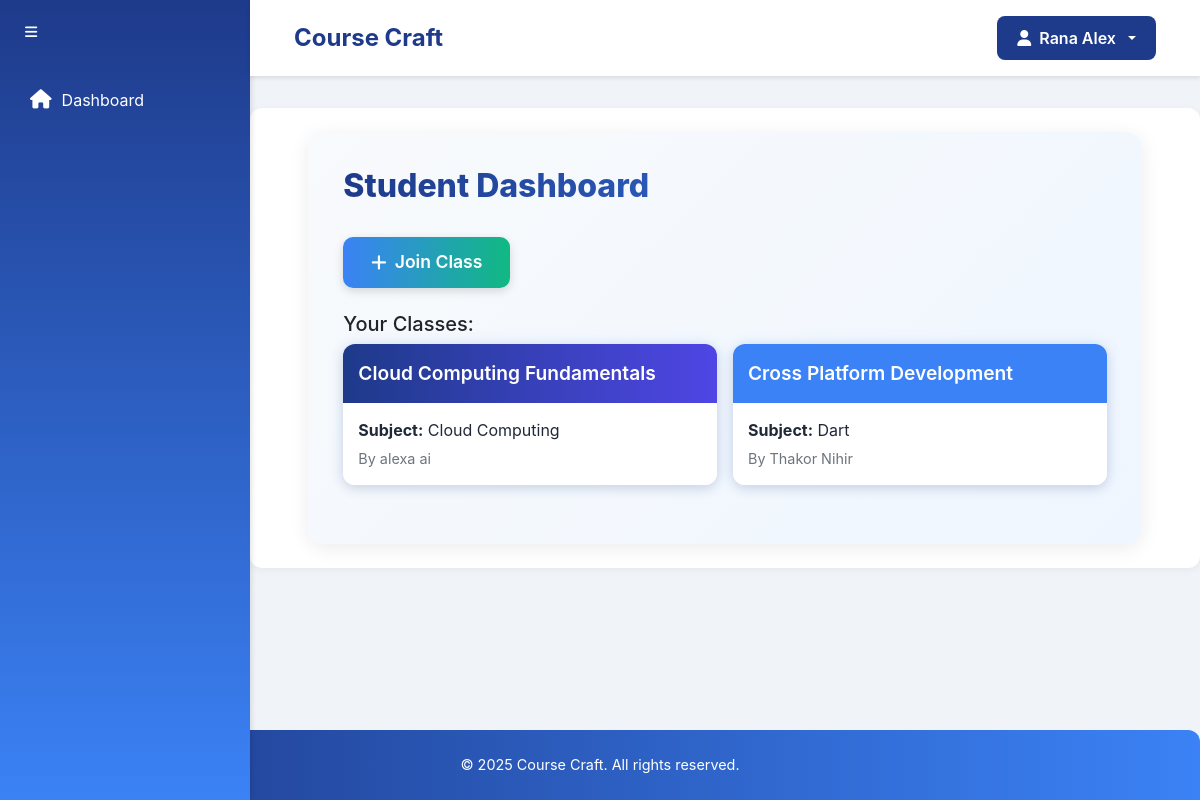
Page /student/dashboard/ (signed in) on the committed database.
### account/models.py (models this page shows, shortened)
class User(AbstractBaseUser, PermissionsMixin):
    username = models.CharField(max_length=150, unique=True)
    full_name = models.CharField(max_length=255)
    date_of_birth = models.DateField()
    email = models.EmailField(unique=True)
    is_teacher = models.IntegerField(default=0)  # 0 for student, 1 for teacher
    created_at = models.DateTimeField(default=timezone.now)
    is_active = models.BooleanField(default=True)
    is_staff = models.BooleanField(default=False)
    objects = UserManager()
    USERNAME_FIELD = 'username'
    REQUIRED_FIELDS = ['email', 'full_name', 'date_of_birth']

### student/models.py (models this page shows, shortened)
class StudentClassroom(models.Model):
    student = models.ForeignKey(settings.AUTH_USER_MODEL, on_delete=models.CASCADE)
    joined_class = models.ForeignKey(Classroom, on_delete=models.CASCADE)
    joined_at = models.DateTimeField(auto_now_add=True)
    class Meta:
        unique_together = ('student', 'joined_class')

### teacher/models.py (models this page shows, shortened)
class Classroom(models.Model):
    class_name = models.CharField(max_length=100)
    subject = models.CharField(max_length=100)
    class_key = models.CharField(max_length=10, unique=True)
    description = models.TextField(blank=True)
    teacher = models.ForeignKey(User, on_delete=models.CASCADE, related_name='classes')
    created_at = models.DateTimeField(auto_now_add=True)

### student/views.py (the view, shortened to what this page needs)
# urls.py: path('dashboard/', views.dashboard, name='dashboard'),
@login_required
def dashboard(request):
    if request.user.is_teacher:
        return redirect('teacher:dashboard')
    joined_classes = StudentClassroom.objects.filter(student=request.user)
    return render(request, 'student/dashboard.html', {'joined_classes': joined_classes})

### templates/student/dashboard.html (shortened to what this page needs)
{% extends 'student/base.html' %}
{% block content %}
<div class="dashboard-container">
    <h2 class="dashboard-header">Student Dashboard</h2>
    <button class="btn join-class-btn" data-bs-toggle="modal" data-bs-target="#joinClassModal">
        <i class="fas fa-plus"></i> Join Class
    </button>
    <div class="mt-4">
        <h5>Your Classes:</h5>
        <div class="row row-cols-2 g-3">
            {% for c in joined_classes %}
            <div class="col">
                <a href="{% url 'student:view_class' c.joined_class.id %}" class="text-decoration-none">
                    <div class="class-card">
                        <div class="class-card-header class-color-{% cycle '1' '2' '3' '4' '5' '6' %}">
                            {{ c.joined_class.class_name }}
                        </div>
                        <div class="class-card-body">
                            <p class="mb-1"><strong>Subject:</strong> {{ c.joined_class.subject }}</p>
                            <small>By {{ c.joined_class.teacher.full_name }}</small>
                        </div>
                    </div>
                </a>
            </div>
            {% empty %}
            <p class="text-muted">You haven't joined any classes yet.</p>
            {% endfor %}
        </div>
    </div>
</div>
{% endblock %}

### templates/student/base.html (shortened to what this page needs)
<!DOCTYPE html>
<html lang="en">
<head>
    <link href="https://cdn.jsdelivr.net/npm/bootstrap@5.3.3/dist/css/bootstrap.min.css" rel="stylesheet">
    <link href="https://cdnjs.cloudflare.com/ajax/libs/font-awesome/6.4.2/css/all.min.css" rel="stylesheet">
</head>
<body>
    <div class="bg-primary text-white position-fixed h-100 sidebar" id="sidebar">
        <button class="btn btn-sm text-white mt-3 ms-3" onclick="toggleSidebar()">
            <i class="fas fa-bars"></i>
        </button>
        <nav class="nav flex-column mt-4">
            <a class="nav-link" href="{% url 'dashboard' %}"><i class="fas fa-home"></i><span>Dashboard</span></a>
        </nav>
    </div>
    <div class="main-content" id="mainContent">
        <nav class="navbar navbar-expand-lg navbar-light bg-light">
            <div class="container-fluid justify-content-between">
                <span class="navbar-brand mb-0 h1">Course Craft</span>
                <div class="dropdown">
                    <button class="btn btn-secondary dropdown-toggle" type="button" id="userDropdown" data-bs-toggle="dropdown" aria-expanded="false">
                        <i class="fas fa-user"></i>
                        <span>{{ user.full_name }}</span>
                    </button>
                </div>
            </div>
        </nav>
        <main class="container py-4">
            {% block content %}{% endblock %}
        </main>
    </div>
    <footer class="mt-auto">
        © 2025 Course Craft. All rights reserved.
    </footer>
</body>
</html>

### templates/student/base.html (style rules this page uses)
:root { --primary-blue: #1e3a8a; --secondary-blue: #3b82f6; --light-blue: #dbeafe; --text-color: #1f2937; }
body { min-height: 100vh; display: flex; flex-direction: column; font-family: 'Inter', -apple-system, BlinkMacSystemFont, sans-serif; background-color: #f0f4f8; }
.sidebar { width: 250px; transition: width 0.3s ease-in-out; background: linear-gradient(180deg, var(--primary-blue), var(--secondary-blue)); box-shadow: 2px 0 5px rgba(0,0,0,0.1); }
.sidebar .nav-link { color: white; padding: 12px 20px; border-radius: 8px; margin: 5px 10px; transition: all 0.3s ease; display: flex; align-items: center; gap: 10px; }
.sidebar .nav-link i { font-size: 1.2rem; }
.main-content { flex-grow: 1; margin-left: 250px; transition: margin-left 0.3s ease-in-out; }
.navbar { background: white !important; box-shadow: 0 2px 4px rgba(0,0,0,0.1); padding: 1rem 2rem; }
.navbar-brand { font-weight: 700; color: var(--primary-blue) !important; font-size: 1.5rem; }
.dropdown-toggle { background: var(--primary-blue) !important; border: none; border-radius: 25px; padding: 8px 20px; transition: all 0.3s ease; display: flex; align-items: center; gap: 8px; color: white; }
main { background: white; border-radius: 12px; box-shadow: 0 2px 8px rgba(0,0,0,0.05); margin: 2rem; padding: 2rem; }
footer { background: linear-gradient(90deg, var(--primary-blue), var(--secondary-blue)); color: white; padding: 1.5rem; text-align: center; font-size: 0.9rem; border-top-left-radius: 12px; border-top-right-radius: 12px; }

### templates/student/dashboard.html (style rules this page uses)
.dashboard-container { max-width: 90%; margin: 0 auto; padding: 35px; background: linear-gradient(135deg, #f8fafc, #eff6ff); border-radius: 16px; box-shadow: 0 4px 20px rgba(0, 0, 0, 0.08); animation: fadeIn 0.6s ease-out; }
.dashboard-header { color: var(--text-color, #1f2937); font-weight: 800; font-size: 2rem; margin-bottom: 2rem; background: linear-gradient(90deg, var(--primary-blue, #1e3a8a), var(--secondary-blue, #3b82f6)); -webkit-background-clip: text; -webkit-text-fill-color: transparent; }
.join-class-btn { background: linear-gradient(90deg, var(--secondary-blue, #3b82f6), #10b981); border: none; padding: 12px 28px; font-size: 1.1rem; font-weight: 600; border-radius: 10px; color: white; display: flex; align-items: center; gap: 8px; transition: background 0.3s ease, transform 0.3s ease, box-shadow 0.3s ease; box-shadow: 0 3px 10px rgba(0, 0, 0, 0.15); }
.class-card { background: white; border-radius: 12px; box-shadow: 0 4px 12px rgba(0, 0, 0, 0.1), 0 0 15px rgba(59, 130, 246, 0.15); transition: transform 0.3s ease, box-shadow 0.3s ease; overflow: hidden; position: relative; margin-bottom: 1.5rem; }
.class-card-header { padding: 15px; color: white; font-weight: 600; font-size: 1.2rem; position: relative; overflow: hidden; }
.class-card-header::after { content: ''; position: absolute; top: 0; left: -100%; width: 100%; height: 100%; background: linear-gradient(90deg, transparent, rgba(255, 255, 255, 0.2), transparent); transition: left 0.5s ease; }
.class-card-body { padding: 15px; background-color: #fff; }
.class-card-body p { margin-bottom: 0.5rem; color: var(--text-color, #1f2937); font-size: 1rem; }
.class-card small { color: #6c757d; font-size: 0.9rem; }
.class-color-1 { background: linear-gradient(90deg, var(--primary-blue, #1e3a8a), #4f46e5); }
.class-color-2 { background: linear-gradient(90deg, var(--secondary-blue, #3b82f6), #3b82f6); }
.btn-secondary { background: #6c757d; border: none; padding: 10px 20px; font-weight: 600; border-radius: 8px; color: white; transition: background 0.3s ease, transform 0.2s ease; }

### rows in the picture
User: full_name "Rana Alex"
StudentClassroom: joined_class.class_name "Cloud Computing Fundamentals", joined_class.subject "Cloud Computing", joined_class.teacher.full_name "alexa ai"
StudentClassroom: joined_class.class_name "Cross Platform Development", joined_class.subject "Dart", joined_class.teacher.full_name "Thakor Nihir"
